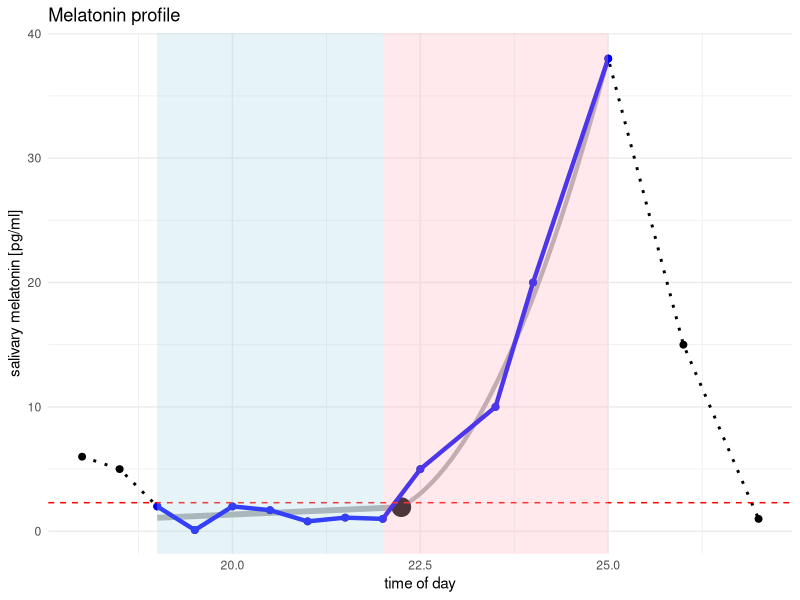
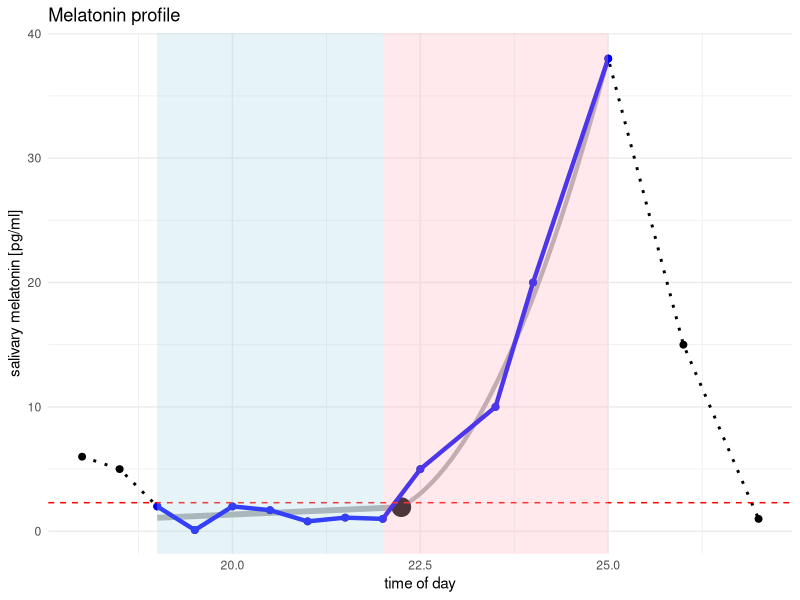
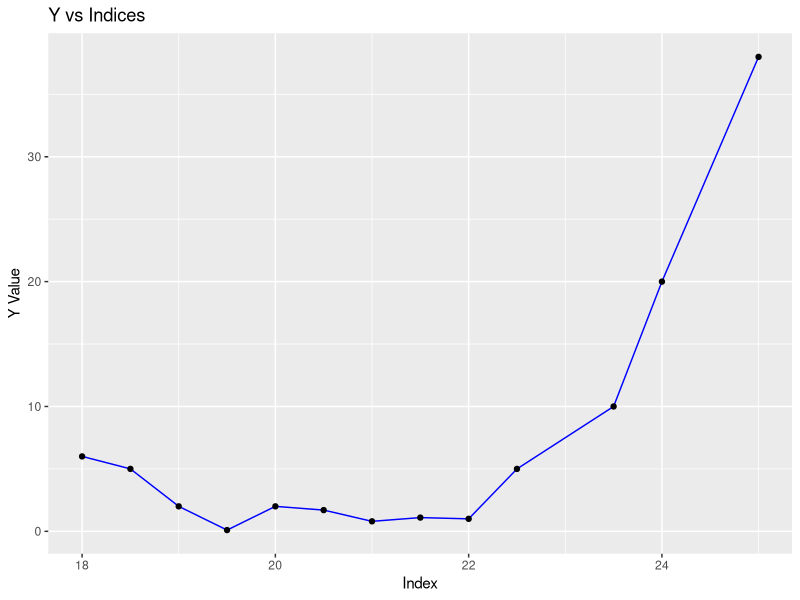

R code for these plots, in order:
# *** Parallelogram Fitter ***

library(R6)
library(ggplot2)


# Define the ParallelogramOptimizer class
ParallelogramOptimizer <- R6Class(
  "ParallelogramOptimizer",
  public = list(
    x = NULL,
    y = NULL,
    y0 = NULL,
    y1 = NULL,
    params = NULL,
    
    initialize = function() {
      self$params <- NULL
    },
    
    get_corners = function(x0, y0, x1, y1, slope) {
      if (slope == 0) {
        lower_left <- c(x0, y0)
        lower_right <- c(x1, y0)
        upper_left <- c(x0, y1)
        upper_right <- c(x1, y1)
      } else {
        height <- y1 - y0
        delta_x <- height / slope
        
        if (abs(slope) > 1e3) {
          delta_x <- 0
        }
        
        lower_left <- c(x0, y0)
        lower_right <- c(x1, y0)
        upper_left <- c(x0 + delta_x, y1)
        upper_right <- c(x1 + delta_x, y1)
      }
      
      return(list(lower_left, lower_right, upper_right, upper_left))
    },
    
    constraints = function(params) {
      x0 <- params[1]
      x1 <- params[2]
      slope <- params[3]
      constraint_vals <- numeric()
      
      corners <- self$get_corners(x0, self$y0, x1, self$y1, slope)
      lower_left <- corners[[1]]
      lower_right <- corners[[2]]
      upper_right <- corners[[3]]
      upper_left <- corners[[4]]
      
      for (i in seq_along(self$x)) {
        xi <- self$x[i]
        yi <- self$y[i]
        
        y_lower <- if (xi <= lower_right[1])
          self$y0
        else
          self$y0 + slope * (xi - lower_right[1])
        y_upper <- if (xi >= upper_left[1])
          self$y1
        else
          self$y1 + slope * (xi - upper_left[1])
        
        x_lower <- min(lower_left[1], upper_left[1])
        x_upper <- max(upper_right[1], lower_right[1])
        
        constraint_vals <- c(constraint_vals, y_upper - yi)
        constraint_vals <- c(constraint_vals, yi - y_lower)
        constraint_vals <- c(constraint_vals, xi - x_lower)
        constraint_vals <- c(constraint_vals, x_upper - xi)
      }
      return(constraint_vals)
    },
    
    objective = function(params) {
      x0 <- params[1]
      x1 <- params[2]
      slope <- params[3]
      corners <- self$get_corners(x0, self$y0, x1, self$y1, slope)
      v1 <- corners[[2]] - corners[[1]]
      v2 <- corners[[4]] - corners[[1]]
      area <- abs(v1[1] * v2[2] - v1[2] * v2[1])
      
      c_penalty <- min(self$constraints(params))
      if (c_penalty > 0) {
        c_penalty <- 0
      }
      return(area + 1e3 * c_penalty ^ 2)
    },
    
    optimize_parallelogram = function(x, y) {
      self$x <- x
      self$y <- y
      self$y0 <- min(y)
      self$y1 <- max(y)
      x0_initial <- min(self$x)
      x1_initial <- max(self$x)
      slope_initial <- (self$y1 - self$y0) / (x1_initial - x0_initial)
      
      initial_guess <- c(x0_initial, x1_initial, slope_initial)
      
      result <- optim(
        par = initial_guess,
        fn = self$objective,
        method = "L-BFGS-B",
        lower = c(-Inf, -Inf, 0),
        upper = c(Inf, Inf, Inf)
      )
      
      self$params <- result$par
      return(self$params)
    },
    
    plot_parallelogram = function(existing_plot = NULL,
                                  params = NULL) {
      # Use the provided params or fall back to self$params
      if (is.null(params)) {
        if (is.null(self$params)) {
          stop("Parameters are not optimized yet. Run parallelogram_truncation() first.")
        }
        params <- self$params
      }
      
      x0 <- params[1]
      x1 <- params[2]
      slope <- params[3]
      
      corners <- self$get_corners(x0, self$y0, x1, self$y1, slope)
      
      parallelogram_x <- c(corners[[1]][1], corners[[2]][1], corners[[3]][1], corners[[4]][1], corners[[1]][1])
      parallelogram_y <- c(corners[[1]][2], corners[[2]][2], corners[[3]][2], corners[[4]][2], corners[[1]][2])
      
      df <- data.frame(x = parallelogram_x, y = parallelogram_y)
      
      if (is.null(existing_plot)) {
        stop("No existing plot provided for overlay.")
      }
      
      # Overlay parallelogram on existing plot
      p <- existing_plot +
        geom_path(
          data = df,
          aes(x = x, y = y),
          color = "purple",
          size = 1
        ) +
        geom_segment(
          aes(
            x = corners[[1]][1],
            y = corners[[1]][2],
            xend = corners[[3]][1],
            yend = corners[[3]][2]
          ),
          color = "purple",
          linetype = "dashed"
        ) +
        geom_segment(
          aes(
            x = corners[[2]][1],
            y = corners[[2]][2],
            xend = corners[[4]][1],
            yend = corners[[4]][2]
          ),
          color = "purple",
          linetype = "dashed"
        )
      
      # p <- existing_plot
      
      print(p)
    }
  )
)

# **Region Fitter**:

# Load R6 package
library(R6)

# Define the InflectionPointSeeker class
RegionFitter <- R6Class(
  "RegionFitter",
  public = list(
    fit_type = NULL,
    
    # Constructor to initialize the object with parameters
    initialize = function() {
      
    },
    
    # Define the nonlinear constraints
    nl_constraints = function(params, poi_x, poi_y, x) {
      a <- params[1]
      b <- params[2]
      c <- params[3]
      
      # Constraint 1: Parabola must pass through the POI
      poi_diff <- a * poi_x ^ 2 + b * poi_x + c - poi_y
      
      # Constraint 2: Ensure positive slope (dy/dx > 0) for all points to the right of the POI
      slope_values <- 2 * a * x + b
      slope_min <- min(slope_values)
      
      if (slope_min >= 0) {
        slope_min <- 0
      }
      
      # Return the constraints: negative values indicate constraint violations
      return(list(pass_poi = poi_diff ^ 2, pos_grad = slope_min ^
                    2))
    },
    
    # Objective function to fit line with the constraint it pass through POI
    objective_function = function(params, x, y, poi, fit_type) {
      # Extract the slopes for the left and right lines
      
      # Extract poi coords
      poi_x <- poi[1, 1]
      poi_y <- poi[1, 2]
      
      if (fit_type == "linear") {
        # Calculate predicted values for fit lines
        m <- params[1]
        y_pred <- m * (x - poi_x) + poi_y
        constr_cost <- 0
      }
      else{
        #parabolic
        a <- params[1]
        b <- params[2]
        c <- params[3]
        constr <- self$nl_constraints(params, poi_x, poi_y, x)
        constr_cost <- 100 * constr$pass_poi + 100 *
          constr$pos_grad
        y_pred <- a * x ^ 2 + b * x + c
      }
      # Calculate residuals (difference between actual and predicted values)
      residuals <- y - y_pred
      
      # Sum of squared residuals
      l2_cost <- sum(residuals ^ 2)
      return(l2_cost + constr_cost)  # This is the value to minimize
    },
    
    # Method for a best fit line
    fit_profile = function(x, y, poi, slope_initial, fit_type =
                             "linear") {
      if (fit_type == "linear") {
        initial_params <- c(slope_initial)
      }
      else{
        initial_params <- c(a = 0.5, b = 2, c = poi[1, 2])
      }
      result <- optim(
        par = initial_params,
        fn = self$objective_function,
        x = x,
        y = y,
        poi = poi,
        fit_type = fit_type,
        method = "L-BFGS-B",
        # lower = c(-Inf),
        # upper = c(Inf)
      )
      
      # params <- result$par
      
      # residual <- self$objective_function(params, data_points = data , poi = poi)
      
      return (list(residual = result$value, para =
                     result$par))
    },
    
    # Method for fitting two splines
    fit = function(data, poi, fit_type = "linear") {
      x <- data$x
      y <- data$y
      
      poi_x <- poi[1, 1]
      poi_y <- poi[1, 2]
      
      # do left fit
      left_indices <- which(x <= poi_x)
      slope_initial <- (poi_y - y[left_indices][1]) / (poi_x - x[left_indices][1])
      
      result_left <- self$fit_profile(
        x = data$x[left_indices],
        y = data$y[left_indices],
        poi = poi,
        slope_initial = slope_initial
      )
      
      # do right fit
      right_indices <- which(x > poi_x)
      slope_initial <- (y[right_indices][length(right_indices)] - poi_y) /
        (x[right_indices][length(right_indices)] - poi_x)
      result_right <- self$fit_profile(
        x = data$x[right_indices],
        y = data$y[right_indices],
        poi = poi,
        slope_initial = slope_initial,
        fit_type = fit_type
      )
      
      # return summed cost
      total_residuals <- result_left$residual + result_right$residual
      return (
        list(
          residual = total_residuals,
          left_para = result_left$para,
          right_para = result_right$para
        )
      )
    }
  )
)

#TODO:
# - Add parabola
# - make base segments count half

# **Inflection Point Seeker**

# Load R6 package
library(R6)
library(ggplot2)

# Define the InflectionPointSeeker class
InflectionPointSeeker <- R6Class(
  "InflectionPointSeeker",
  public = list(
    roi = NULL,
    # Store the ROI object
    region_fitter = NULL,
    residuals = NULL,
    grid_points = NULL,
    
    # Constructor to initialize the object with parameters
    initialize = function() {
      self$region_fitter <- RegionFitter$new()
    },
    
    # Method to create the grid of points
    make_grid = function(roi, step_x, step_y) {
      # Extract xmin, xmax, ymin, ymax from ROI
      xmin <- roi$x[1]
      xmax <- roi$x[2]
      ymin <- roi$y[1]
      ymax <- roi$y[2]
      
      # Generate sequences for x and y coordinates
      x_seq <- seq(from = xmin, to = xmax, by = step_x)
      y_seq <- seq(from = ymin, to = ymax, by = step_y)
      
      # Create a grid of points
      grid_points <- expand.grid(x = x_seq, y = y_seq)
      
      # Return the grid points
      print('inflection point seeker: grid points')
      print(grid_points)
      return(grid_points)
    },
    
    seek = function(data,
                    roi,
                    step_x = 0.05,
                    step_y = 0.1,
                    fit_type = "linear") {
      self$grid_points <- self$make_grid(roi, step_x, step_y)
      best_residual <- Inf
      best_point <- NULL
      best_params_left <- NULL
      best_params_right <- NULL
      self$residuals <- c()
      for (i in 1:length(self$grid_points$x)) {
        poi <- self$grid_points[i, ]
        result <- self$region_fitter$fit(data =
                                           data,
                                         poi = poi,
                                         fit_type = fit_type)
        residual <- result$residual
        params_left <- result$left_para
        params_right <- result$right_para
        self$residuals[length(self$residuals) +
                         1] <- residual
        if (residual < best_residual) {
          best_residual <- residual
          best_point <- poi
          best_params_left <- params_left
          best_params_right <- params_right
          # print(best_params_left)
        }
      }
      return (
        list(
          inflection_point = best_point,
          left_para = best_params_left,
          right_para = best_params_right
        )
      )
    }
  )
)

# **DLMO Class**

library(R6)
library(ggplot2)

# Define the DLMO class
DLMO <- R6Class(
  "DLMO",
  public = list(
    input_data = NULL,
    threshold = NULL,
    trimmed_data = NULL,
    parallelogram_optimizer = ParallelogramOptimizer$new(),
    parallelogram_params = NULL,
    n_data = NULL,
    roi = NULL,
    coarse_roi = NULL,
    inflectionPointSeeker = InflectionPointSeeker$new(),
    result = NULL,
    
    # Constructor to initialize data and threshold
    initialize = function(input_data, threshold) {
      self$input_data <- input_data
      print('input_data')
      print(self$input_data)
      self$threshold <- threshold
      self$trimmed_data <- self$clean_data()
      print('trimmed_data')
      print(self$trimmed_data)
      self$n_data <- length(self$trimmed_data$x)  # Assuming 'x' represents the length of the data points
      
      # Initialize base, ascending, and intermediate segments as vectors of zeros
      self$trimmed_data$base <- rep(0, self$n_data - 1)
      self$trimmed_data$ascending <- rep(0, self$n_data - 1)
      self$trimmed_data$intermediate <- rep(0, self$n_data - 1)
      
      
      
    },
    
    main = function(step_coarse = list(x = 0.1, y = 0.2),
                    step_refined = list(x = 0.05, y = 0.1),
                    inflection_accuracy = 0.001) {
      self$identify_base_segments()
      print('(base 1)')
      print(self$trimmed_data$base)
      #self$check_base_profile_consistency() #TODO
      self$identify_ascending_segments()
      print('(base 2)')
      print(self$trimmed_data$base)
      self$truncate_right()  # Added method call
      print('(base 3)')
      print(self$trimmed_data$base)
      
      self$truncate_left()
      print('(base 4)')
      print(self$trimmed_data$base)
      #self$identify_intermediate_segments()
      #print('(base 4)')
      #print(self$trimmed_data$base)
      
      self$parallelogram_truncation()
      
      self$get_area_of_interest()
      
      self$find_inflection(self$roi, step_coarse$x, step_coarse$y)
      
      last <- self$result$inflection_point[1, 1]
      
      self$refine_region_of_interest()
      
      self$find_inflection(self$roi, step_refined$x, step_refined$y, fit_type = "parabolic")
      
      current <- self$result$inflection_point[1, 1]
      refine_counter <- 0
      while (abs(last - current) > inflection_accuracy) {
        #<-beyond the original paper, consider removing or making it an option.
        print(abs(last - current))
        self$refine_region_of_interest(0.5)
        self$find_inflection(self$roi, step_refined$x, step_refined$y, fit_type = "parabolic") #<-consider decreasing step size every loop
        last <- current
        current <- self$result$inflection_point[1, 1]
        refine_counter <- refine_counter + 1
        
        if (refine_counter > 1) {
          print("unstable solution")
          break
        }
      }
      print('final inflection point found:')
      print(self$result$inflection_point)
      
      self$plot_data_with_segments()  # Plotting after all processing
      
    },
    
    # Method to clean data by filtering based on the threshold on y_values
    clean_data = function() {
      x_values <- self$input_data$x
      y_values <- self$input_data$y
      above_threshold <- which(y_values > self$threshold)
      if (length(above_threshold) == 0) {
        return(list(x = x_values, y = y_values))
      }
      last_above <- max(above_threshold)
      cleaned_x <- x_values[1:last_above]
      cleaned_y <- y_values[1:last_above]
      return(list(x = cleaned_x, y = cleaned_y))
    },
    
    # Method to calculate slopes between data points
    calculate_slopes = function(data) {
      y_values <- data$y
      slopes <- numeric(length(y_values) - 1)
      for (i in 1:(length(y_values) - 1)) {
        slopes[i] <- y_values[i + 1] - y_values[i]
      }
      return(slopes)
    },
    
    # Method to identify base segments
    identify_base_segments = function() {
      slopes <- self$calculate_slopes(self$trimmed_data)
      y_values <- self$trimmed_data$y
      for (i in 1:(length(slopes))) {
        if (is.na(slopes[i]) ||
            is.na(y_values[i]) || is.na(y_values[i + 1])) {
          next  # Skip if any value is NA
        }
        if (slopes[i] <= 0 &&
            (y_values[i] <= self$threshold ||
             y_values[i + 1] <= self$threshold)) {
          self$trimmed_data$base[i] <- 1
        }
      }
      rightmost_base <- which(self$trimmed_data$base == 1)
      if (length(rightmost_base) > 0) {
        self$trimmed_data$base[1:max(rightmost_base) + 1] <- 1
      }
      print('initially identified base segment')
      print(self$trimmed_data$base)
    },
    
    # Method to check profile consistency for base segments only
    check_base_profile_consistency = function() {
      slopes <- self$calculate_slopes(self$trimmed_data)
      print(slopes)
      y_values <- self$trimmed_data$y
      for (i in which(self$trimmed_data$base == 1)) {
        if (i < length(y_values)) {
          if (is.na(y_values[i]) || is.na(y_values[i + 1])) {
            print(paste("Warning: NA value found at index", i))
            next  # Skip this iteration if NA is found
          }
          
          if (y_values[i] > self$threshold &&
              y_values[i + 1] <= self$threshold) {
            print(paste(
              "Warning: Descends across threshold at base segment index",
              i
            ))
            warning("Profile consistency at base part: no (descends across threshold)")
          }
          
          if (abs(slopes[i]) > 0.5 * self$threshold) {
            print(paste(
              "Warning: Large difference between nodes at base segment index",
              i
            ))
            warning("Profile consistency at base part: no (large difference between nodes)")
          }
        }
      }
    },
    
    # Method to identify the initial ascending segments
    identify_ascending_segments = function() {
      x_values <- self$trimmed_data$x
      y_values <- self$trimmed_data$y
      
      # Find the index where the data first crosses the threshold in an ascending manner
      start_index <- which(y_values > self$threshold &
                             c(FALSE, diff(y_values) > 0))[1]
      
      if (!is.na(start_index)) {
        # Include the segment immediately before the first crossing
        if (start_index > 1) {
          self$trimmed_data$ascending[start_index - 1] <- 1
        }
        
        # Identify the ascending segments
        for (i in start_index:(length(y_values) - 1)) {
          if (y_values[i] > self$threshold) {
            self$trimmed_data$ascending[i] <- 1
          } else {
            break
          }
        }
      }
      print('initially identified ascending segment')
      print(self$trimmed_data$ascending)
    },
    
    # Method to truncate ascending segments and update trimmed data
    truncate_right = function() {
      y_values <- self$trimmed_data$y
      x_values <- self$trimmed_data$x
      print('x_val_before')
      print(x_values)
      print('y_val_before')
      print(y_values)
      print(y_values[1])
      last_ascending_index <- max(which(self$trimmed_data$ascending == 1))
      print('last ascending index')
      print(last_ascending_index)
      print('length of y values')
      print(length(y_values))
      
      # Ensure that last_ascending_index is valid
      if (is.na(last_ascending_index) ||
          last_ascending_index == length(y_values)) {
        print('nothing to truncate!')
        return()  # Nothing to truncate
      }
      
      # Loop backwards from the end of the ascending region
      
      while (last_ascending_index > 1) {
        if (y_values[last_ascending_index + 1] > y_values[last_ascending_index]) {
          self$trimmed_data$ascending[last_ascending_index + 1] <- 1
          break  # Stop if the last segment is positively sloped
        }
        self$trimmed_data$ascending[last_ascending_index] <- 0
        last_ascending_index <- last_ascending_index - 1
      }
      
      # Truncate the trimmed data to ensure no intermediate segments exist beyond the last ascending point
      print('datarange')
      print(1:13)
      self$trimmed_data$x <- x_values[1:(last_ascending_index +
                                           1)]
      self$trimmed_data$y <- y_values[1:(last_ascending_index +
                                           1)]
      print('x_val_after')
      print(self$trimmed_data$x)
      print('y_val_after')
      print(self$trimmed_data$y)
      
      print('before truncation base')
      print(self$trimmed_data$base)
      
      print('last_index')
      print(last_ascending_index)
      self$trimmed_data$base <- self$trimmed_data$base[1:(last_ascending_index +
                                                            1)]
      print('after truncation base')
      print(self$trimmed_data$base)
      
      self$trimmed_data$ascending <- self$trimmed_data$ascending[1:(last_ascending_index +
                                                                      1)]
      self$trimmed_data$intermediate <- self$trimmed_data$intermediate[1:(last_ascending_index +
                                                                            1)]
      
      print('updated trimmed base')
      print(self$trimmed_data$base)
      
      print('updated trimmed ascending')
      print(self$trimmed_data$ascending)
      
      print('updated trimmed intermediate')
      print(self$trimmed_data$intermediate)
    },
    
    # Method to truncate ascending segments and update trimmed data
    truncate_left = function() {
      y_values <- self$trimmed_data$y
      threshold_indices <- ifelse(y_values <= self$threshold, 1, 0)
      initial_indices <- self$trimmed_data$base
      # Update the initial indices by combining with threshold results
      sequence <- initial_indices * threshold_indices
      
      start_index <- which(sequence == 1)[1]
      
      # Extract the sequence from the first 1 to the end
      self$trimmed_data$base <- self$trimmed_data$base[start_index:length(sequence)]
      print('trimmed_base_left')
      print(self$trimmed_data$base)
      self$trimmed_data$ascending <- self$trimmed_data$ascending[start_index:length(sequence)]
      print('trimmed_ascending_left')
      print(self$trimmed_data$ascending)
      
      self$trimmed_data$intermediate <- self$trimmed_data$intermediate[start_index:length(sequence)]
      
      print('trimmed_intermed_left')
      print(self$trimmed_data$intermediate)
      
      self$trimmed_data$x <- self$trimmed_data$x[start_index:length(sequence)]
      self$trimmed_data$y <- self$trimmed_data$y[start_index:length(sequence)]
      print('trimmed_left_x')
      print(self$trimmed_data$x)
      print('trimmed_left_y')
      print(self$trimmed_data$y)
      
    },
    
    # Method to identify intermediate segments
    identify_intermediate_segments = function() {
      #  print(paste("trimmed_data:", self$trimmed_data$x))
      for (i in seq_len(self$trimmed_data$x - 1)) {
        # Check if both ascending and base are not 1 at index i
        if (!is.na(self$trimmed_data$ascending[i]) &&
            !is.na(self$trimmed_data$base[i]) &&
            self$trimmed_data$ascending[i] != 1 &&
            self$trimmed_data$base[i] != 1) {
          self$trimmed_data$intermediate[i] <- 1
        }
      }
      print('identified intermediate_segments')
      print(self$trimmed_data$intermediate)
    },
    
    # Method to get data nodes from logical segment vectors
    get_nodes = function() {
      segments <- list(
        base = integer(0),
        ascending = integer(0),
        intermediate = integer(0)
      )
      for (i in seq_len(length(self$trimmed_data$x) - 1)) {
        for (key in names(segments)) {
          data_vector <- self$trimmed_data[[key]] # Changed to input_data
          
          
          # Ensure data_vector is not null and is a valid vector
          if (is.null(data_vector) ||
              !is.vector(data_vector)) {
            print(paste("Data vector for key", key, "is NULL or not a vector"))
            next
          }
          
          # Check index bounds
          if (i <= length(data_vector)) {
            if (!is.na(data_vector[i]) && data_vector[i] == 1) {
              segments[[key]] <- c(segments[[key]], i)
            }
          } else {
            
          }
        }
      }
      print('get_nodes_segments')
      print(segments)
      return(segments)
      print('get_nodes_segments')
      print(segments)
    },
    
    parallelogram_truncation = function() {
      ## TODO: ACTUALLY TRUNCATE BASED ON THIS
      x_values <- self$trimmed_data$x[which(self$trimmed_data$ascending ==
                                              1)]
      y_values <- self$trimmed_data$y[which(self$trimmed_data$ascending ==
                                              1)]
      params <- self$parallelogram_optimizer$optimize_parallelogram(x = x_values, y = y_values)
      # Plot and ensure it renders
      cat("Parallelogram Parameters:\n")
      print(params)
      self$parallelogram_params <- params
      # return(params)
    },
    
    # Method to define region of interest
    get_area_of_interest = function() {
      segments <- self$get_nodes()
      # Ensure that base and ascending segments are not empty
      if (length(segments$base) > 0 &&
          length(segments$ascending) > 0) {
        # Check for intermediate segments
        if (length(segments$intermediate) == 0) {
          # No intermediate segment
          
          # Check if the last base and first ascending segments are contiguous
          if (segments$base[length(segments$base)] == segments$ascending[1]) {
            start <- (self$trimmed_data$x[segments$base[length(segments$base)]] +
                        self$trimmed_data$x[segments$base[length(segments$base) - 1]]) / 2
            end <- 0.95 * (self$trimmed_data$x[segments$ascending[2]] -
                             self$trimmed_data$x[segments$ascending[1]]) +
              self$trimmed_data$x[segments$ascending[1]]
            
            lower <- (self$trimmed_data$y[segments$base[length(segments$base)]] +
                        self$trimmed_data$y[segments$base[length(segments$base) - 1]]) / 2
            upper <- 0.95 * (self$trimmed_data$y[segments$ascending[2]] -
                               self$trimmed_data$y[segments$ascending[1]]) +
              self$trimmed_data$y[segments$ascending[1]]
            
          } else {
            # Case 3: No nodes below the node separating base and ascending segments
            cat("i'm at case 3 !!!")
            start <- self$trimmed_data$x[segments$ascending[1]]
            end <- 0.95 * (self$trimmed_data$x[segments$ascending[2]] -
                             self$trimmed_data$x[segments$ascending[1]]) +
              self$trimmed_data$x[segments$ascending[1]]
            
            lower <- self$trimmed_data$y[segments$ascending[1]]
            upper <- 0.95 * (self$trimmed_data$y[segments$ascending[2]] -
                               self$trimmed_data$y[segments$ascending[1]]) +
              self$trimmed_data$y[segments$ascending[1]]
          }
          
        } else {
          # Case 2: Intermediate segments exist
          cat("i'm at case 2 !!!")
          # Exclude the leftmost node of the first intermediate segment
          start <- self$trimmed_data$x[segments$intermediate[2]]
          end <- 0.95 * (self$trimmed_data$x[segments$ascending[2]] -
                           self$trimmed_data$x[segments$ascending[1]]) +
            self$trimmed_data$x[segments$ascending[1]]
          
          lower <- self$trimmed_data$y[segments$intermediate[2]]
          upper <- 0.95 * (self$trimmed_data$y[segments$ascending[2]] -
                             self$trimmed_data$y[segments$ascending[1]]) +
            self$trimmed_data$y[segments$ascending[1]]
        }
        
        area <- list(x = c(start, end), y = c(lower, upper))
        
        self$roi <- area
        print('roi')
        print(self$roi)
      }
    },
    
    find_inflection = function(roi, step_x, step_y, fit_type = "linear") {
      self$result <- self$inflectionPointSeeker$seek(self$trimmed_data, roi, step_x, step_y, fit_type =
                                                       fit_type)
      print(self$roi)
      print(self$result$inflection_point[1, 1])
      print(self$result$inflection_point[1, 2])
      
    },
    
    refine_region_of_interest = function(area_reduction =
                                           0.1) {
      dx <- (self$roi$x[2] - self$roi$x[1]) * area_reduction ^ 0.5
      dy <- (self$roi$y[2] - self$roi$y[1]) * area_reduction ^
        0.5
      
      start <- self$result$inflection_point[1, 1] - dx * 0.5
      end <- self$result$inflection_point[1, 1] + dx * 0.5
      lower <- self$result$inflection_point[1, 2] - dy * 0.5
      upper <- self$result$inflection_point[1, 2] + dy * 0.5
      self$coarse_roi <- self$roi
      self$roi = list(x = c(start, end), y = c(lower, upper))
    },
    
    # Method to plot data and identified segments
    plot_data_with_segments = function() {
      x_values <- self$input_data$x
      y_values <- self$input_data$y
      trimmed_x <- self$trimmed_data$x
      trimmed_y <- self$trimmed_data$y
      
      base_seg <- self$trimmed_data$base
      base_segments <- base_seg == 1
      ascending_seg <- self$trimmed_data$ascending
      ascending_segments <- ascending_seg == 1
      
      # Create data frames for plotting
      plot_data <- data.frame(x = x_values, y = y_values)
      trimmed_plot_data <- data.frame(x = trimmed_x, y = trimmed_y)
      
      # Create shaded areas for base and ascending segments
      shaded_area_data_base <- data.frame(
        xmin = numeric(),
        xmax = numeric(),
        ymin = numeric(),
        ymax = numeric()
      )
      
      shaded_area_data_ascending <- data.frame(
        xmin = numeric(),
        xmax = numeric(),
        ymin = numeric(),
        ymax = numeric()
      )
      
      # Determine base segments area
      if (any(base_segments)) {
        first_true <- which(base_segments)[1]
        last_true <- tail(which(base_segments), 1)
        
        shaded_area_data_base <- data.frame(
          xmin = self$trimmed_data$x[first_true],
          xmax = self$trimmed_data$x[last_true],
          # Ensure right boundary
          ymin = -Inf,
          ymax = Inf
        )
        shaded_area_data_base <- shaded_area_data_base[order(shaded_area_data_base$xmin), ]
      }
      
      # Determine ascending segments area
      if (any(ascending_segments)) {
        first_true <- which(ascending_segments)[1]
        last_true <- tail(which(ascending_segments), 1)
        
        shaded_area_data_ascending <- data.frame(
          xmin = self$trimmed_data$x[first_true],
          xmax = self$trimmed_data$x[last_true],
          # Ensure right boundary
          ymin = -Inf,
          ymax = Inf
        )
        shaded_area_data_ascending <- shaded_area_data_ascending[order(shaded_area_data_ascending$xmin), ]
      }
      
      # Initialize the ggplot object
      p <- ggplot()
      
      # plot roi heat map
      if (!is.null(self$inflectionPointSeeker$grid_points)) {
        p <- p + geom_point(data = self$inflectionPointSeeker$grid_points,
                            aes(
                              x = x,
                              y = y,
                              color = log(self$inflectionPointSeeker$residuals)
                            )) +
          scale_color_gradient(low = "blue", high = "red")  # Color gradient from blue to red
        
        # overlay slope lines
        print(self$result$right_para)
        print(length(self$result$right_para))
        if (length(self$result$right_para) == 1) {
          print("fit linear right")
          p <- p + geom_abline(
            intercept = self$result$inflection_point[1, 2] - self$result$right_para * self$result$inflection_point[1, 1],
            slope = self$result$right_para,
            color = "darkgrey",
            size = 2
          )   # Right line
        }
        else{
          # curve(optimal_a * x^2 + optimal_b * x + optimal_c, from = min(x_right), to = max(x_right), add = TRUE, col = "red", lwd = 2)
          p <- p + geom_function(
            fun = function(x)
              self$result$right_para[1] * x ^ 2 + self$result$right_para[2] * x + self$result$right_para[3],
            color = "darkgrey",
            xlim = c(self$result$inflection_point[1, 1], trimmed_plot_data$x[nrow(trimmed_plot_data)]),
            size = 1.5,
            # Equivalent to lwd in base R
            n = 1000  # Number of points to evaluate for smooth curve
          )
          # coord_cartesian(xlim = c(self$result$inflection_point[1,1],trimmed_plot_data$x[nrow(trimmed_plot_data)]))
        }
        # p<-p+geom_segment(intercept = self$result$inflection_point[1,2] - self$result$left_para * self$result$inflection_point[1,1], slope = self$result$left_para, color = "darkgrey", size = 2, xlim = c(trimmed_plot_data$x[1],self$result$inflection_point[1,1])) +  # Left line
        p <- p + geom_segment(
          # m * (x - poi_x) + poi_y
          aes(
            x = trimmed_plot_data$x[1],
            y = self$result$left_para * (trimmed_plot_data$x[1] - self$result$inflection_point[1, 1]) + self$result$inflection_point[1, 2],
            xend = self$result$inflection_point[1, 1],
            yend = self$result$inflection_point[1, 2]
          ),
          color = "darkgrey",
          size = 2
        )
        p <- p + geom_point(
          aes(
            x = self$result$inflection_point[1, 1],
            y = self$result$inflection_point[1, 2]
          ),
          color = "black",
          size = 6
        )   # Plot the POI
        
      }
      
      # Raw data as black dotted line
      p <- p + geom_line(
        data = plot_data,
        aes(x = x, y = y),
        linetype = "dotted",
        color = "black",
        linewidth = 1
      ) +
        geom_point(
          data = plot_data,
          aes(x = x, y = y),
          color = "black",
          size = 2
        ) +
        
        # Trimmed data as thicker blue line
        geom_line(
          data = trimmed_plot_data,
          aes(x = x, y = y),
          color = "blue",
          linewidth = 1.5
        ) +
        geom_point(data = trimmed_plot_data,
                   aes(x = x, y = y),
                   color = "blue",
                   size = 2) +
        
        # Horizontal line for threshold
        geom_hline(
          yintercept = self$threshold,
          linetype = "dashed",
          color = "red"
        ) +
        
        # Add labels and theme
        labs(title = "Melatonin profile", x = "time of day", y = "salivary melatonin [pg/ml]") +
        theme_minimal() +
        theme(legend.position = "none")
      
      # Overlay shaded areas behind base segments and ascending segments
      if (nrow(shaded_area_data_base) > 0) {
        p <- p + geom_rect(
          data = shaded_area_data_base,
          aes(
            xmin = xmin,
            xmax = xmax,
            ymin = ymin,
            ymax = ymax
          ),
          fill = "lightblue",
          alpha = 0.3,
          color = NA
        )
      }
      if (nrow(shaded_area_data_ascending) > 0) {
        p <- p + geom_rect(
          data = shaded_area_data_ascending,
          aes(
            xmin = xmin,
            xmax = xmax,
            ymin = ymin,
            ymax = ymax
          ),
          fill = "lightpink",
          alpha = 0.3,
          color = NA
        )
      }
      
      if (!is.null(self$roi)) {
        roi_box <- data.frame(
          xmin = self$roi$x[1],
          xmax = self$roi$x[2],
          # Ensure right boundary
          ymin = self$roi$y[1],
          ymax = self$roi$y[2]
        )
        # p<- p+geom_rect(data = roi_box, aes(xmin = xmin, xmax = xmax, ymin = ymin, ymax = ymax), fill = NA, alpha = 0.3, color = "darkgreen", linewidth=2)
      }
      # Return the plot
      print(p)
    },
    
    
    # Method to plot parallelogram
    plot_parallelogram = function(existing_plot = NULL,
                                  params = NULL) {
      # Check if the optimizer is available
      if (is.null(self$parallelogram_optimizer)) {
        stop(
          "ParallelogramOptimizer instance is not available. Run parallelogram_truncation() first."
        )
      }
      # Plot the parallelogram using the stored optimizer
      # self$parallelogram_optimizer$plot_parallelogram(existing_plot, params)
    }
  )
)

# Example usage:
# all_data <- list(
#   x = c(19, 19.5, 20, 20.5, 21, 21.5, 22, 22.5, 23, 23.5, 24, 24.5, 25, 25.5, 26),
#   y = c(5, 0.1, 2.0, 1.7, 0.8, 1.1, 1, 5, 9, 15, 36, 36.5, 38, 22, 1)
# )
all_data <- list(
  # x = c(19, 19.5, 20, 20.5, 21, 21.5, 22, 22.5, 23, 23.5, 24, 24.5, 25),
  # y = c(5, 0.1, 2.0, 1.7, 0.8, 1.1, 1, 21, 23, 25, 36, 36.5, 38)
  #x = c(19, 19.5, 20, 20.5, 21, 21.5, 22, 22.5, 23, 23.5, 24, 24.5, 25), #
  #y = c(5, 0.1, 2.0, 1.7, 0.8, 1.1, 1, 1.1, 3, 5, 36, 36.5, 38)  # this broke the base assignment
  x = c(18, 18.5, 19, 19.5, 20, 20.5, 21, 21.5, 22, 22.5, 23.5, 24, 25, 26, 27),
  y = c(6, 5, 2, 0.1, 2.0, 1.7, 0.8, 1.1, 1, 5, 10, 20, 38, 15, 1)
  
)

threshold <- 2.3

# Create a DataProcessor object
processor <- DLMO$new(all_data, threshold)
processor$main()

# Print results
# print("input data:")
# print(processor$input_data)
# print("Base segments:")
# print(processor$input_data$base)
# print("Ascending segments:")
# print(processor$input_data$ascending)
# print("Intermediate segments:")
# print(processor$input_data$intermediate)

#cleanedupdatax = processor$trimmed_data$x
#cleanedupdatay = processor$trimmed_data$y

#print(paste("trim x:", cleanedupdatax))
#print(paste("trim y:", cleanedupdatay))
# Plot the raw data with base and ascending segments highlighted
base_plot <- processor$plot_data_with_segments()

# Perform parallelogram truncation on the truncated ascending segments and plot the parallelogram

# overlay parallelogram plot

processor$plot_parallelogram(existing_plot = base_plot,
                             params = processor$parallelogram_params)

plot


x = c(18, 18.5, 19, 19.5, 20, 20.5, 21, 21.5, 22, 22.5, 23.5, 24, 25)
y = c(6, 5, 2, 0.1, 2.0, 1.7, 0.8, 1.1, 1, 5, 10, 20, 38)

# Create a data frame
df <- data.frame(x = x, y = y)

# Plot using ggplot2
library(ggplot2)
ggplot(df, aes(x = x, y = y)) +
  geom_line(color = "blue") +
  geom_point() +
  labs(title = "Y vs Indices", x = "Index", y = "Y Value")
